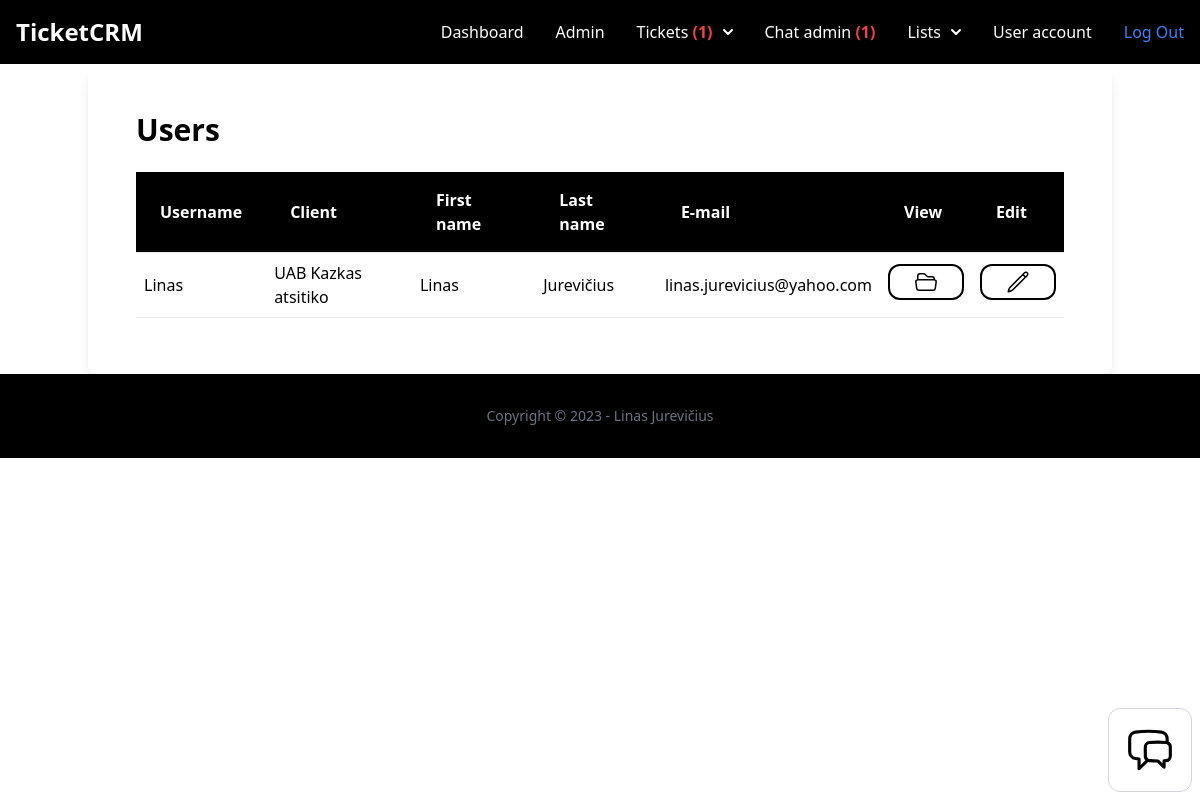
The app's page /dashboard/userlist/ (signed in), older data.
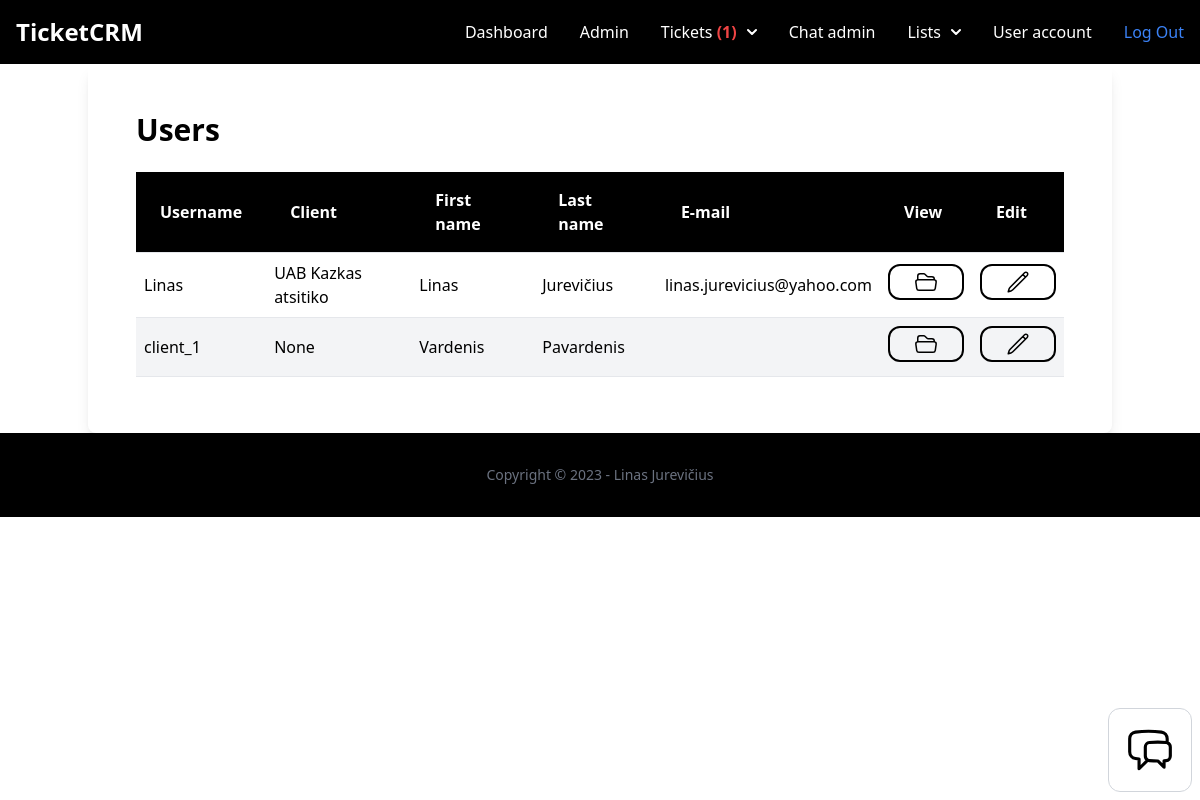
The same page, newer data.
### userprofile/models.py (models this page shows, shortened)
class UserProfile(models.Model):
    user = models.OneToOneField(User, related_name='userprofile', on_delete=models.CASCADE)
    active_team = models.ForeignKey(Team, related_name='userprofile', blank=True, null=True, on_delete=models.CASCADE)
    client = models.ForeignKey(Client, related_name='userprofile', on_delete=models.SET_NULL, null=True, blank=True)

### user/models.py (models this page shows)
class User(AbstractUser):
    phone = models.TextField(blank=True, null=True)
    is_customer = models.BooleanField(default=True)
    is_manager = models.BooleanField(default=False)

### client/models.py (models this page shows)
class Client(models.Model):
    team = models.ForeignKey(Team, related_name='clients', on_delete=models.CASCADE, null=True, blank=True)
    name = models.CharField(max_length=255)
    email = models.EmailField(blank=True, null=True)
    phone = models.CharField(max_length=100, blank=True, null=True)
    description = models.TextField(blank=True, null=True)
    created_by = models.ForeignKey(User, related_name='clients', on_delete=models.CASCADE)
    lead = models.ForeignKey(Lead, related_name='clients', on_delete=models.SET_NULL, null=True, blank=True)
    created_at = models.DateTimeField(auto_now_add=True)
    modified_at = models.DateTimeField(auto_now=True)
    class Meta:
        ordering = ('name','created_by')
    def __str__(self):
        return self.name ##pasako koks laukas bus rodomas admin puslapyje

### userprofile/views.py (the view)
# urls.py: path('userlist/', views.user_list, name='list'),
@login_required
def user_list(request):
    user_profiles = UserProfile.objects.filter(user__is_customer=True)
    if request.user.is_manager:
        return render(request, 'userprofile/user_list.html', {
            'user_profiles': user_profiles,
        })
    else:
        messages.error(request, 'You have no access to the page')
        return redirect('dashboard:index')

### chat/context_processors.py (called while the page is built)
def chat_waiting(request):
    waiting_chat = Room.objects.filter(status='waiting')
    return {'waiting_chat': waiting_chat}

### team/context_processors.py (called while the page is built)
def active_team(request):
    if request.user.is_authenticated:
        if request.user.userprofile.active_team:
            active_team = request.user.userprofile.active_team
        else:
            active_team = Team.objects.filter(created_by=request.user)[0]
    else:
        active_team = None
    return {'active_team': active_team}

### ticket/context_processors.py (called while the page is built)
def pending_tickets(request):
    pending_tickets = 0
    if request.user.is_authenticated:
        if request.user.is_manager:
            pending_tickets = Ticket.objects.filter(status='pending')
        else:
            pending_tickets = pending_tickets
    else:
        pending_tickets = pending_tickets
    return {'pending_tickets': pending_tickets}

def workspace_tickets(request):
    if request.user.is_authenticated:
        workspace_tickets = Ticket.objects.filter(assign_to=request.user, is_resolved=False)
    else:
        workspace_tickets = 0
    return {'workspace_tickets': workspace_tickets}

### userprofile/templates/userprofile/user_list.html (shortened to what this page needs)
{% extends 'app/base.html'  %}
{% block content %}
<div class="container mx-auto shadow-lg rounded-lg py-6 px-6">
    <div class="py-6 px-6">
        <h1 class="mb-4 font-semibold text-3xl">Users</h1>
        <div class="flex flex-col">
            <div class="overflow-x-auto sm:-mx-6 lg:-mx-8">
                <div class="inline-block min-w-full py-2 sm:px-6 lg:px-8">
                    <div class="overflow-hidden">
                        <table class="table-auto text-left w-full sortable">
                            <thead class="border-b bg-black font-semibold text-white dark:border-neutral-500">
                                <tr>
                                    <th scope="col" class="px-6 py-4">Username</th>
                                    <th scope="col" class="px-6 py-4">Client</th>
                                    <th scope="col" class="px-6 py-4">First name</th>
                                    <th scope="col" class="px-6 py-4">Last name</th>
                                    <th scope="col" class="px-6 py-4">E-mail</th>
                                    <th scope="col" class="px-6 py-4">View</th>
                                    <th scope="col" class="px-6 py-4">Edit</th>
                                </tr>
                            </thead>
                            <tbody>
                                {% for user_profile in user_profiles %}
                                <tr class="border-b dark:border-neutral-500 {% cycle 'bg-white' 'bg-gray-100' %}">
                                    <td class="py-2 px-2">{{ user_profile.user.username }}</td>
                                    <td class="py-2 px-2">{{ user_profile.client }}</td>
                                    <td class="px-2"> {{ user_profile.user.first_name }}</td>
                                    <td class="px-2"> {{ user_profile.user.last_name }}</td>
                                    <td class="px-2"> {{ user_profile.user.email }}</td>
                                    <td class="py-2 px-2"><a href="{% url 'userprofile:detail' user_profile.id %}" class="inline-block border-2 border-black text-center py-1 px-6 rounded-xl font-semibold text-black">
                                </a></td>
                                                                    <td class="py-2 px-2"><a href="{% url 'userprofile:edit-profile' user_profile.id %}" class="inline-block text-center border-2 border-black py-1 px-6 rounded-xl font-semibold text-black">
                                </a>
                                </tr>
                                {% endfor %}
                            </tbody>
                        </table>
                    </div>
                </div>
            </div>
        </div>
    </div>
</div>
    {% endblock %}

Row changes from the older to the newer data that the page shows:
added UserProfile: user.username "client_1", client "None", user.first_name "Vardenis", user.last_name "Pavardenis"
Text that changed along with them:
{{ waiting_chat.count }}: "1" → (not shown)
